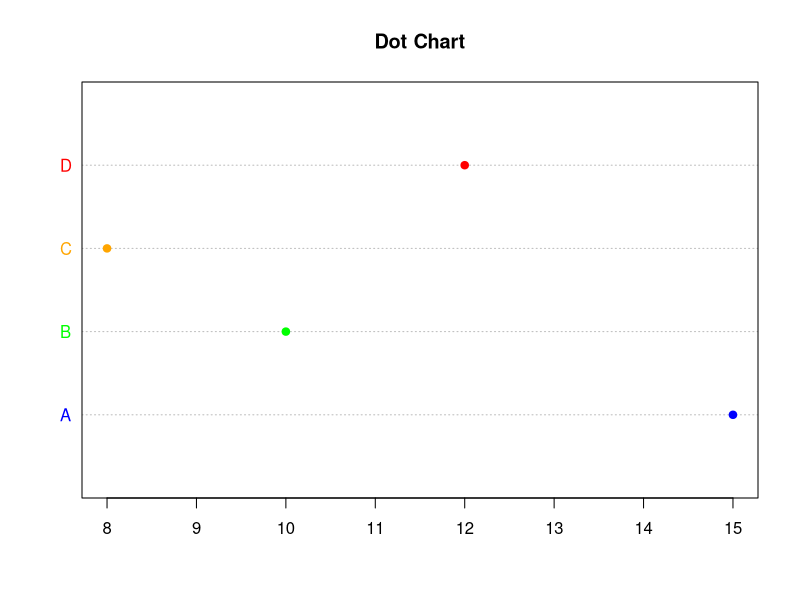

Generate this figure with R:
# How to make a dot chart in R?------

# Sample data
categories <- c("A", "B", "C", "D")

values <- c(15, 10, 8, 12)

# Create a dot chart with custom colors
dotchart(values, categories, 
         cex = 1,                       # set the size of the dots
         pch = 19,                      # set the plotting char to circle
         main = "Dot Chart",
         color = c("blue", "green", "orange", "red"))
